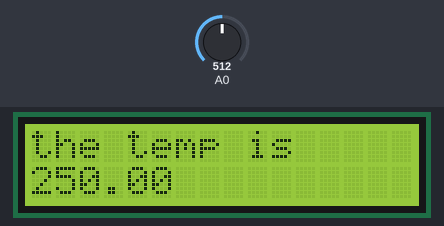
The sketch below on a simulated Arduino Uno, built with avr-gcc and run on an emulated ATmega328P. Shown: 16×2 character LCD. The inputs (shaded band) are chosen by the test bench; at power-on: A0 = 512.

Above: at 1.2 s.
1.3 s: A0 set to 716
At 2.5 s:
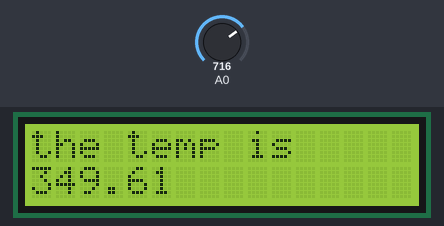
3.5 s: A0 set to 900
At 5.2 s:
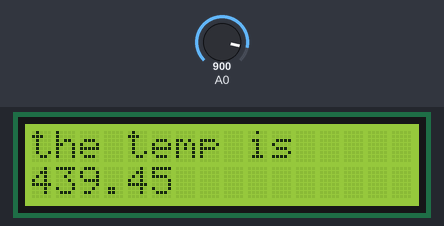
5.5 s: A0 set to 1023
At 7.2 s:
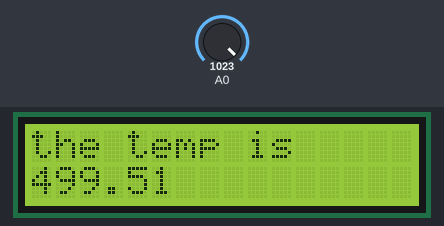
Timing chart, 0 to 8.7 s (numbered marks = the images above; inputs shaded):
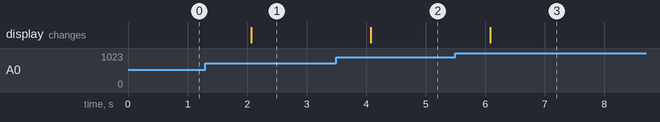

Measured:
- after the input at 1.3 s, the display: changes after 0.77 s (image 1)
- after the input at 3.5 s, the display: changes after 0.58 s (image 2)
- after the input at 5.5 s, the display: changes after 0.59 s (image 3)

The sketch:

LM35.ino
```cpp
#include <LiquidCrystal.h>
LiquidCrystal lcd (6,7,8,9,10,11);
float temp;
void setup()
{
Serial.begin(9600);
lcd.begin(16,2);
}

void loop()
{

temp=analogRead(A0);
temp=temp*0.48828125;
lcd.setCursor(0,0);
lcd.print("the temp is  ");
lcd.setCursor(0,1);
lcd.print(temp);
delay(1000);


}
```
